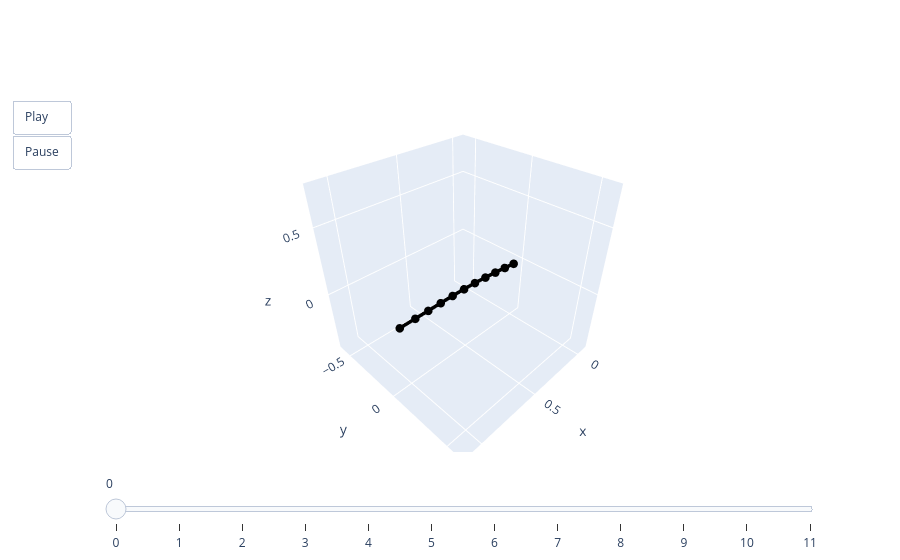

This figure's notebook cell:
### Code cell
animate(pred[1])

### Figure 1 — Plotly figure (JSON) as saved in the notebook; plotly's stock layout.template omitted (floating-point values rounded to 4 significant figures)
{"data": [{"line": {"color": "black", "width": 7}, "marker": {"size": 5}, "mode": "lines+markers", "type": "scatter3d", "x": [0, 0.1006, 0.2034, 0.3066, 0.4101, 0.5136, 0.6172, 0.7207, 0.8239, 0.9273, 1.045], "y": [0, 0, 0, 0, 0, 0, 0, 0, 0, 0, 0], "z": [0, 0.01084, 0.02151, 0.03045, 0.03696, 0.0408, 0.04217, 0.04171, 0.04047, 0.03982, 0.03913]}], "layout": {"scene": {"aspectmode": "cube", "xaxis": {"autorange": false, "range": [-0.1045, 1.15]}, "yaxis": {"autorange": false, "range": [-0.627, 0.627]}, "zaxis": {"autorange": false, "range": [-0.4763, 0.7778]}}, "sliders": [{"steps": [{"args": [["0"], {"frame": {"duration": 0, "redraw": true}, "mode": "immediate"}], "label": "0", "method": "animate"}, {"args": [["1"], {"frame": {"duration": 0, "redraw": true}, "mode": "immediate"}], "label": "1", "method": "animate"}, {"args": [["2"], {"frame": {"duration": 0, "redraw": true}, "mode": "immediate"}], "label": "2", "method": "animate"}, {"args": [["3"], {"frame": {"duration": 0, "redraw": true}, "mode": "immediate"}], "label": "3", "method": "animate"}, {"args": [["4"], {"frame": {"duration": 0, "redraw": true}, "mode": "immediate"}], "label": "4", "method": "animate"}, {"args": [["5"], {"frame": {"duration": 0, "redraw": true}, "mode": "immediate"}], "label": "5", "method": "animate"}, {"args": [["6"], {"frame": {"duration": 0, "redraw": true}, "mode": "immediate"}], "label": "6", "method": "animate"}, {"args": [["7"], {"frame": {"duration": 0, "redraw": true}, "mode": "immediate"}], "label": "7", "method": "animate"}, {"args": [["8"], {"frame": {"duration": 0, "redraw": true}, "mode": "immediate"}], "label": "8", "method": "animate"}, {"args": [["9"], {"frame": {"duration": 0, "redraw": true}, "mode": "immediate"}], "label": "9", "method": "animate"}, {"args": [["10"], {"frame": {"duration": 0, "redraw": true}, "mode": "immediate"}], "label": "10", "method": "animate"}, {"args": [["11"], {"frame": {"duration": 0, "redraw": true}, "mode": "immediate"}], "label": "11", "method": "animate"}]}], "updatemenus": [{"buttons": [{"args": [null, {"frame": {"duration": 50, "redraw": true}, "fromcurrent": true}], "label": "Play", "method": "animate"}, {"args": [[null], {"frame": {"duration": 0, "redraw": true}, "mode": "immediate"}], "label": "Pause", "method": "animate"}], "showactive": false, "type": "buttons"}]}}
